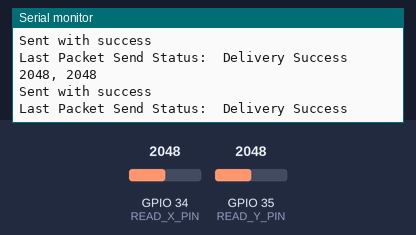
A sketch run on a simulated ESP32. Parts: the last lines printed to the serial monitor. The test bench sets the inputs (shaded band); at power-on: GPIO 34 (READ_X_PIN) = 2048, GPIO 35 (READ_Y_PIN) = 2048.

Above: at 1.2 s.
1.3 s: GPIO 34 (READ_X_PIN) set to 2866
At 1.56 s:
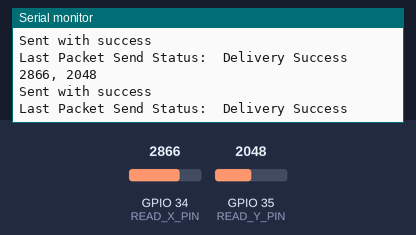
2.8 s: GPIO 35 (READ_Y_PIN) set to 2866
At 2.97 s:
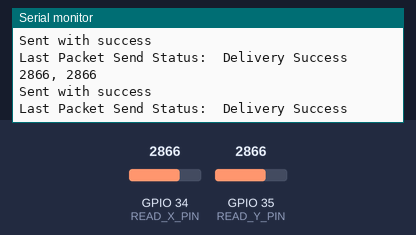
4.3 s: GPIO 34 (READ_X_PIN) set to 3603
At 4.57 s:
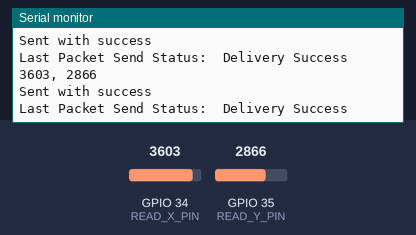
5.8 s: GPIO 35 (READ_Y_PIN) set to 3603
At 5.98 s:
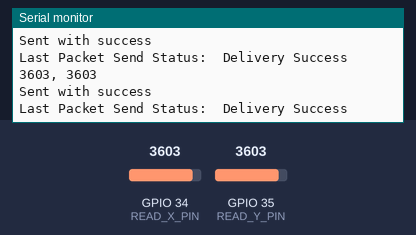
Timing chart, 0 to 8.3 s (numbered marks = the images above; inputs shaded):
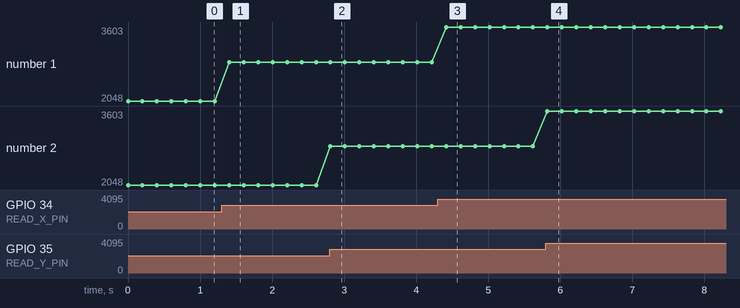

The sketch:

joystick_espnow_sender.ino
```cpp
// (licence header left out)
#include <esp_now.h>
#include <WiFi.h>

// REPLACE WITH YOUR RECEIVER MAC Address
uint8_t broadcastAddress[] = {0x00, 0x00, 0x00, 0x00, 0x00, 0x00};

// PIN can be defined, but needs to be 36, 37, 38, 39, and 32, 33, 34, 35
// IF we are using ESP-NOW along with it.
#define READ_X_PIN 34
#define READ_Y_PIN 35
int x = 0;
int y = 0;

// Structure example to send data
// Must match the receiver structure
typedef struct struct_message {
  char a[32];
    int x_val;
    int y_val;
} struct_message;

// Create a struct_message called myData
struct_message myData;

esp_now_peer_info_t peerInfo;

// callback when data is sent
void OnDataSent(const uint8_t *mac_addr, esp_now_send_status_t status) {
  Serial.print("\r\nLast Packet Send Status:\t");
  Serial.println(status == ESP_NOW_SEND_SUCCESS ? "Delivery Success" : "Delivery Fail");
}

void setup() {
  // Serial baud rate, 9600 is default, 115200 is another rate used.
  Serial.begin(9600);

  // Set device as a Wi-Fi Station
  WiFi.mode(WIFI_STA);

  // Init ESP-NOW
  if (esp_now_init() != ESP_OK) {
    Serial.println("Error initializing ESP-NOW");
    return;
  }

  // Once ESPNow is successfully Init, we will register for Send CB to
  // get the status of Trasnmitted packet
  esp_now_register_send_cb(OnDataSent);

  // Register peer
  memcpy(peerInfo.peer_addr, broadcastAddress, 6);
  peerInfo.channel = 0;
  peerInfo.encrypt = false;

  // Add peer
  if (esp_now_add_peer(&peerInfo) != ESP_OK){
    Serial.println("Failed to add peer");
    return;
  }
}

void loop() {
  // Reading values (joystick) from pins
  // CONSIDER: uint8_t, uint16_t, etc. Fixed width integer range.
  x = analogRead(READ_X_PIN);
  y = analogRead(READ_Y_PIN);

  // Set values to send
  // NOTE: This depends on the data structure defined above, this MUST match
  // the data structure the receiver has.
  Serial.print(x);
  Serial.print(", ");
  Serial.print(y);
  Serial.print("\n");
  strcpy(myData.a, "Joystick Data");
  myData.x_val = x;
  myData.y_val = y;

  // Send message via ESP-NOW
  esp_err_t result = esp_now_send(broadcastAddress, (uint8_t *) &myData, sizeof(myData));

  if (result == ESP_OK) {
    Serial.println("Sent with success");
  }
  else {
    Serial.println("Error sending the data");
  }
  delay(200);
}
```

Measured:
- after the input at 1.3 s, the serial monitor: prints a new line after 0.11 s (image 1)
- after the input at 2.8 s, the serial monitor: prints a new line at once (image 2)
- after the input at 4.3 s, the serial monitor: prints a new line after 0.12 s (image 3)
- after the input at 5.8 s, the serial monitor: prints a new line at once (image 4)
- plotted number 1: 2048 → 2866 after the input at 1.3 s, 2866 → 3603 after the input at 4.3 s
